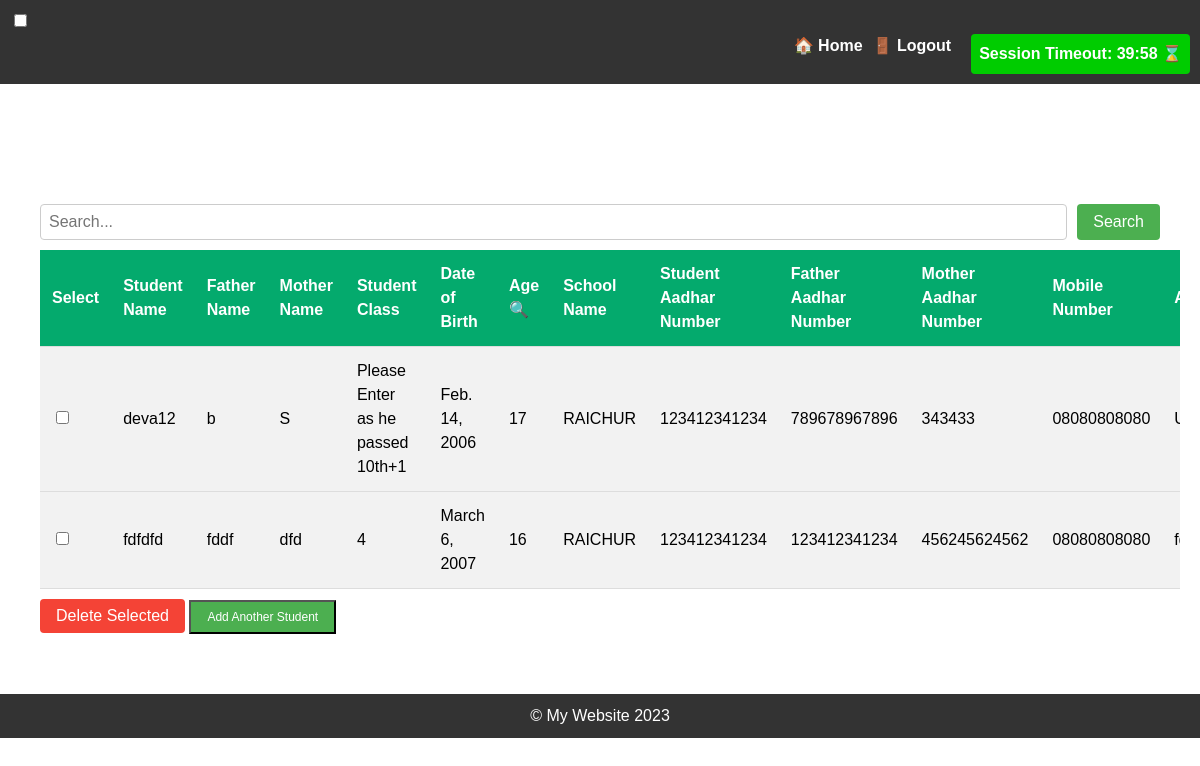
Page /student_list/ on the earlier database version.
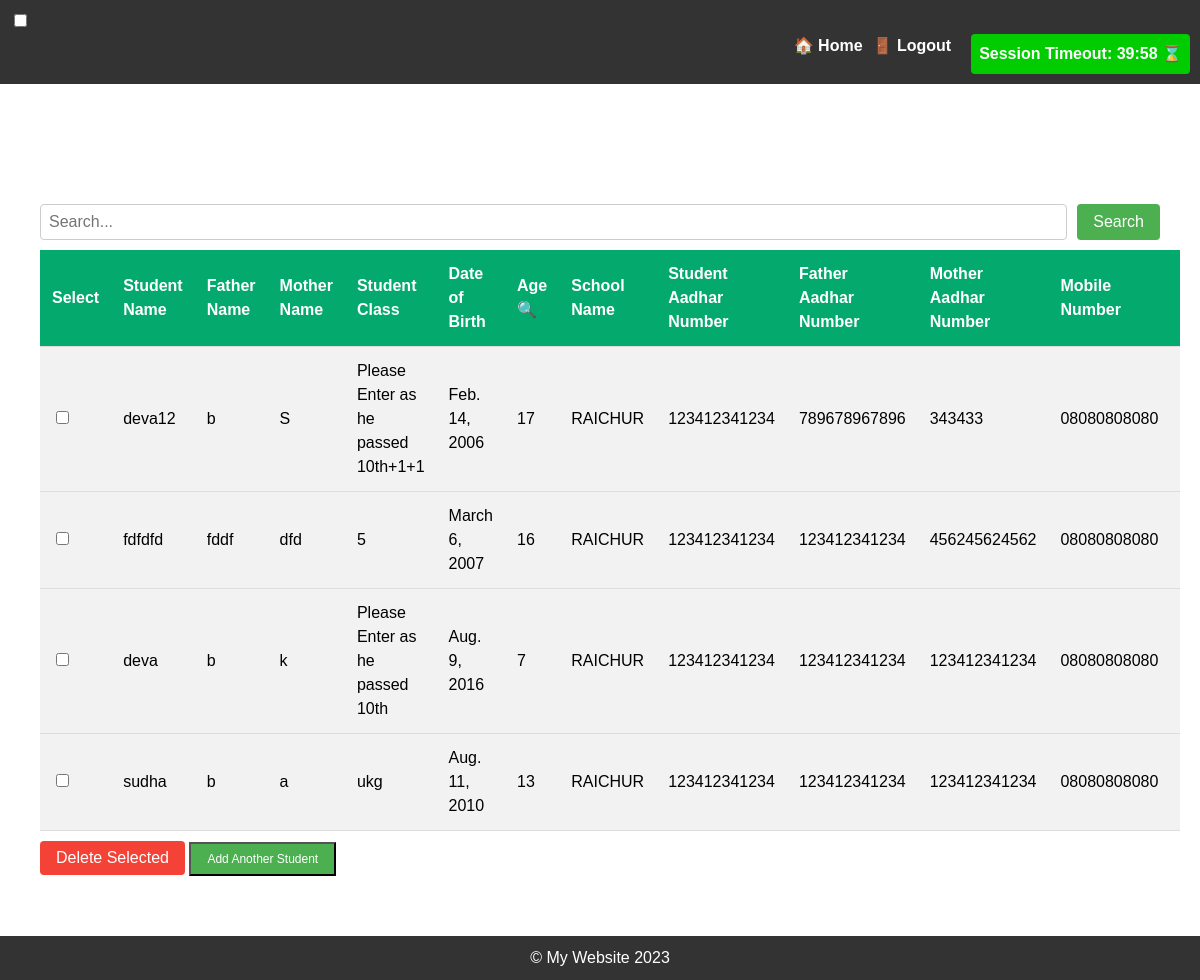
Same page on the later database version.
### studentsdataform/models.py (models this page shows, shortened)
class Student(models.Model):
    student_name = models.CharField(max_length=150)
    father_name = models.CharField(max_length=150)
    mother_name = models.CharField(max_length=150)
    student_class = models.CharField(max_length=150)
    school_name = models.CharField(max_length=150)
    student_aadhar = models.CharField(max_length=150)
    father_aadhar = models.CharField(max_length=150)
    mother_aadhar = models.CharField(max_length=150)
    mobile_number = models.CharField(max_length=150)
    dob = models.DateField(null=True, blank=True)
    age = models.IntegerField(null=True, blank=True)
    address=models.CharField(max_length=500, default='Unknown')

### studentsdataform/views.py (the view, shortened to what this page needs)
# urls.py: path('student_list/',views.student_list,name='student_list'),
def student_list(request):
    students = Student.objects.all()
    search_query = request.GET.get('search_box')
    return render(request, 'studentdatabase.html', {'students': students, 'search_query': search_query})

### studentsdataform/templatetags/custom_filters.py (called while the page is built)
@register.filter(name='calculate_age')
def calculate_age(dob):
    today = date.today()
    age = today.year - dob.year - ((today.month, today.day) < (dob.month, dob.day))
    return age

### templates/studentdatabase.html (shortened to what this page needs)
{% extends 'base.html' %}
{% load custom_filters %}
{% load custom_tags %}
{% block content %}
  <div class="table-container">
    <div style="margin: 20px;">
      <form method="GET" action="{% url 'studentsdataform:student_list' %}" style="display: flex; margin-bottom: 10px;">
        <input type="text" name="search_box" placeholder="Search..." style="flex: 1; padding: 8px; font-size: 16px;">
        <button type="submit" style="background-color: #4CAF50; color: white; padding: 8px 16px; font-size: 16px; border: none;">Search</button>
      </form>
      {% if students %}
        <form method="POST" action="{% url 'studentsdataform:delete_students' %}" style="margin-bottom: 20px;">
          <table class="students-table">
            <thead>
              <tr>
                <th>Select</th>
                <th>Student Name</th>
                <th>Father Name</th>
                <th>Mother Name</th>
                <th>Student Class</th>
                <th>Date of Birth</th>
                <th>
                  <a href="{% url 'studentsdataform:student_list_by_age' %}" style="text-decoration: none; color: white;">
                    Age
                    <span>&#x1F50D;</span>
                  </a>
                </th>
                <th>School Name</th>
                <th>Student Aadhar Number</th>
                <th>Father Aadhar Number</th>
                <th>Mother Aadhar Number</th>
                <th>Mobile Number</th>
                <th>Address</th>
              </tr>
            </thead>
            <tbody>
              {% for student in students %}
                <tr>
                  <td><input type="checkbox" name="student_ids" value="{{ student.id }}"></td>
                  <td>{{ student.student_name }}</td>
                  <td>{{ student.father_name }}</td>
                  <td>{{ student.mother_name }}</td>
                  <td>{{ student.student_class }}</td>
                  <td>{{ student.dob }}</td>
                  <td>{{ student.dob|calculate_age }}</td>
                  <td>{{ student.school_name }}</td>
                  <td>{{ student.student_aadhar }}</td>
                  <td>{{ student.father_aadhar }}</td>
                  <td>{{ student.mother_aadhar }}</td>
                  <td>{{ student.mobile_number }}</td>
                  <td>{{ student.address }}</td>
                </tr>
              {% endfor %}
            </tbody>
          </table>
          <button type="submit" class="delete-button">Delete Selected</button>
          <button class="add-student-button">
            <a href="{% url 'studentsdataform:add_student' %}" style="text-decoration: none; color: white;">Add Another Student</a>
          </button>
        </form>
      {% else %}
        <p>No students found.</p>
      {% endif %}
    </div>
  </div>
{% endblock %}

### templates/base.html (shortened to what this page needs)
<!DOCTYPE html>
<html lang="en">
<head>
</head>
<body>
<header>
    <nav>
        <input type="checkbox" id="menu-toggle">
        <ul class="menu">
            <li><a href="{% url 'studentsdataform:home' %}">&#127968; Home</a></li>
                <li><a href="{% url 'studentsdataform:logout' %}">&#128682; Logout</a></li>
            <li><a <div id="remaining-time-container">
                Session Timeout: <span id="remaining-time">40:00</span>
            </div>&#8987;</a></li>
          </ul>
        </nav>
    </header>
    <main>
        {% block content %}{% endblock %}
    </main>
    <footer>
        &copy; My Website 2023
    </footer>
    </body>
    </html>

### templates/base.html (style rules this page uses)
body { font-family: Arial, Helvetica, sans-serif; font-size: 16px; line-height: 1.5; margin: 0; padding: 0; }
input[type="text"] { padding: 8px; border: 1px solid #ccc; border-radius: 4px; margin-right: 10px; }
button[type="submit"] { background-color: #4CAF50; color: white; padding: 8px 16px; border: none; border-radius: 4px; cursor: pointer; }
table { border-collapse: collapse; width: 100%; }
th, td { text-align: left; padding: 8px; border-bottom: 1px solid #ddd; }
th { background-color: #4CAF50; color: white; }
tr:nth-child(even) { background-color: #f2f2f2; }
header { background-color: #333; padding: 10px; position: sticky; top: 0; z-index: 999; }
.menu { list-style-type: none; margin: 0; padding: 0; display: flex; justify-content: flex-end; }
.menu li { margin-left: 10px; }
.menu a { color: white; text-decoration: none; font-weight: bold; }
main { padding: 20px; }
footer { background-color: #333; color: white; padding: 10px; text-align: center; }
#remaining-time-container { animation: countdown linear infinite 120s; background: linear-gradient(to right, #00cc00 0%, #00cc00 100%); display: inline-block; padding: 8px; border-radius: 4px; color: white; margin-left: 10px; }

### templates/studentdatabase.html (style rules this page uses)
.table-container { margin-top: 80px; overflow-x: auto; }
.table-container table { width: 100%; border-collapse: collapse; }
.table-container th, .table-container td { padding: 12px; text-align: left; }
.table-container th { background-color: #04AA6D; color: white; }
.table-container td { background-color: #f2f2f2; }
.table-container td input[type="checkbox"] { padding: 8px; }
.table-container .delete-button { background-color: #f44336; color: white; padding: 8px 16px; font-size: 16px; border: none; margin-top: 10px; }
.table-container .add-student-button { background-color: #4CAF50; color: white; font-size: 12px; padding: 8px 16px; }

Differences in the rows shown:
changed Student "deva12": student_class "Please Enter as he passed 10th+1" → "Please Enter as he passed 10th+1+1"
changed Student "fdfdfd": student_class "4" → "5"
added Student: student_name "deva", father_name "b", mother_name "k", student_class "Please Enter as he passed 10th", dob "Aug. 9, 2016", dob|calculate_age "7", school_name "RAICHUR", student_aadhar "123412341234", father_aadhar "123412341234", mother_aadhar "123412341234", mobile_number "08080808080"
added Student: student_name "sudha", father_name "b", mother_name "a", student_class "ukg", dob "Aug. 11, 2010", dob|calculate_age "13", school_name "RAICHUR", student_aadhar "123412341234", father_aadhar "123412341234", mother_aadhar "123412341234", mobile_number "08080808080"
